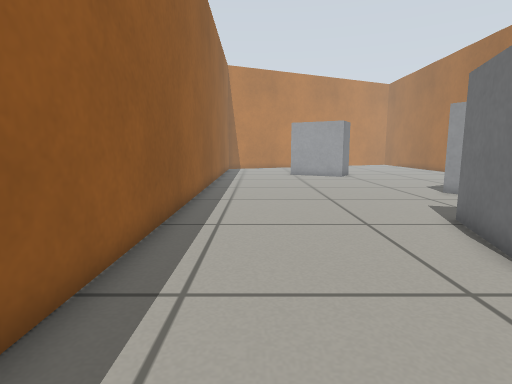
View 1 (above)

18 first-person views from a walk through a world built for the Gazebo simulator. The camera is 0.5 m above the floor, tilts 8° down and sees 80° across. The floor is counted in squares, 0.25 m on a side. Each view is taken from the middle of a square. On the plan, view 1 faces up. The plan holds only what a view shows up to about 17 squares ahead; the rest is blank.

View 2
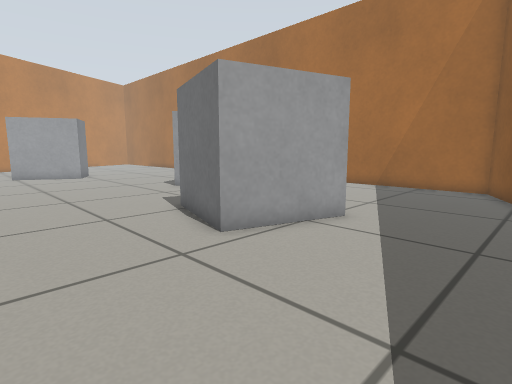

View 3
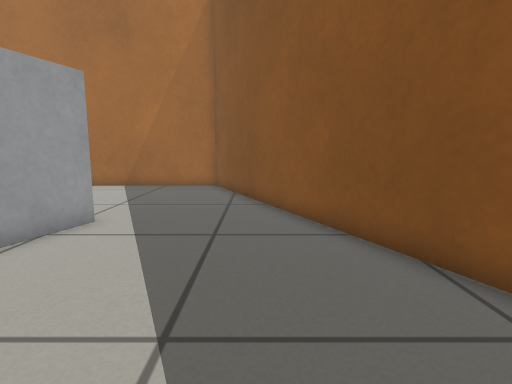

View 4
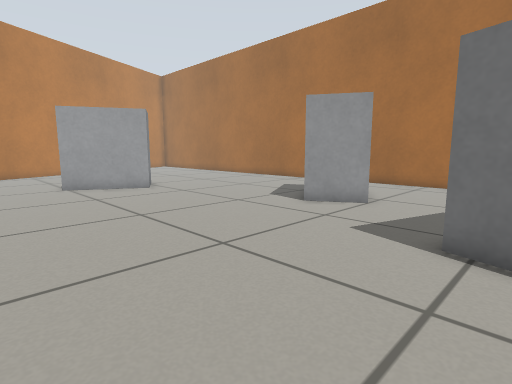

View 5
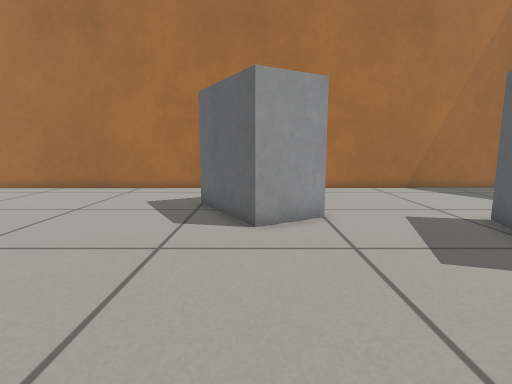

View 6
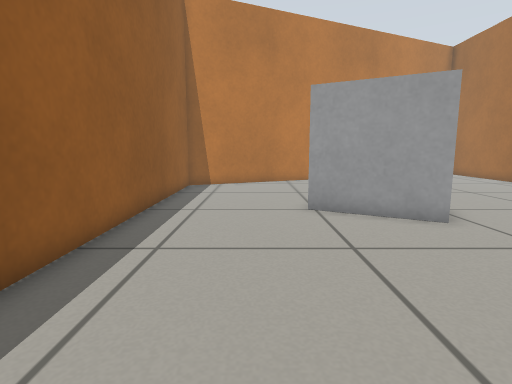

View 7
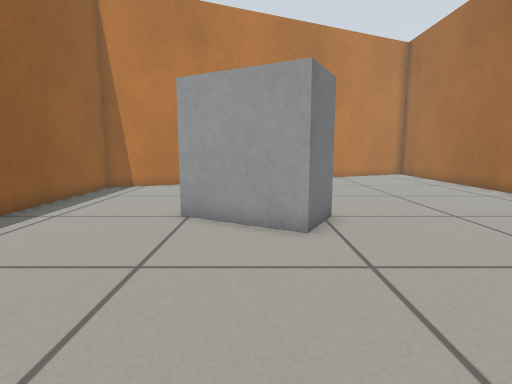

View 8
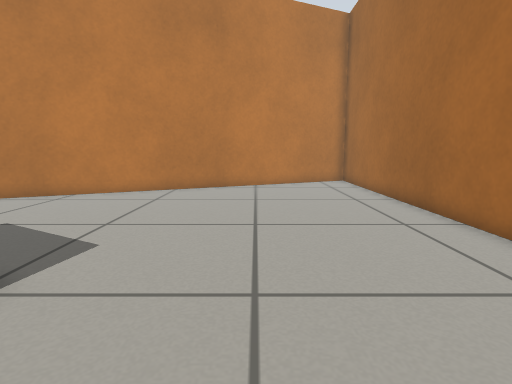

View 9
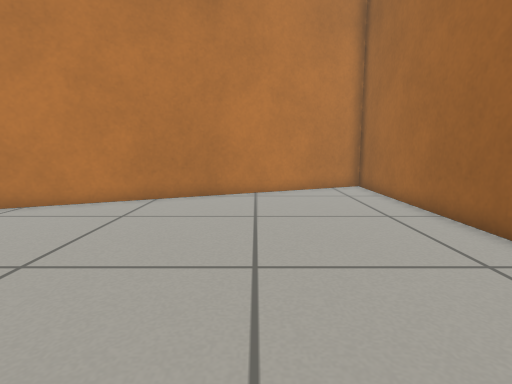

View 10
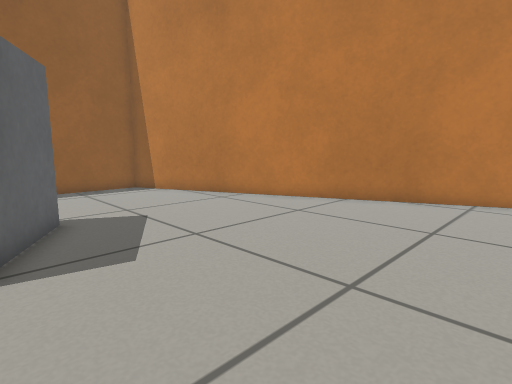

View 11
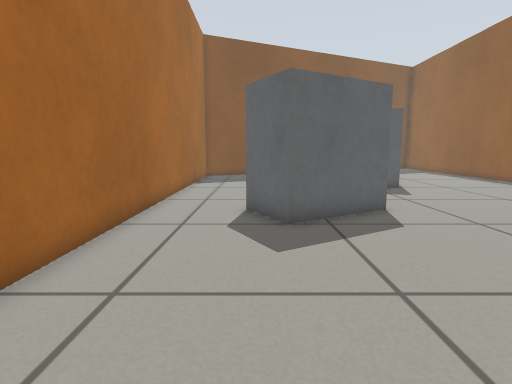

View 12
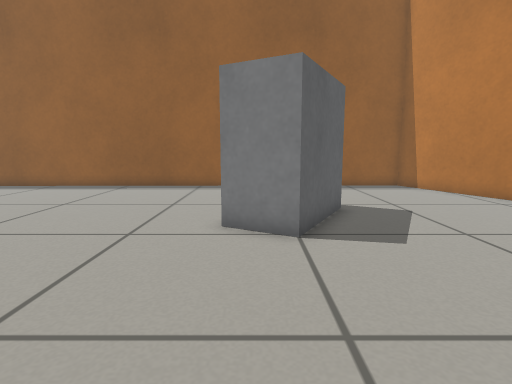

View 13
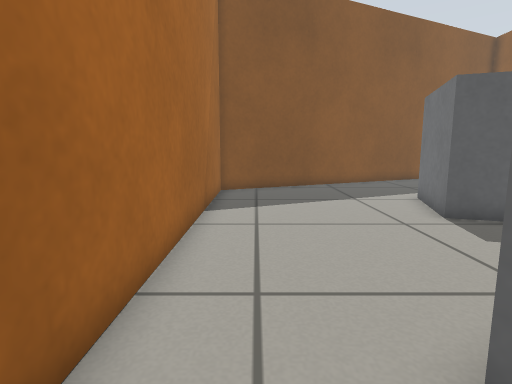

View 14
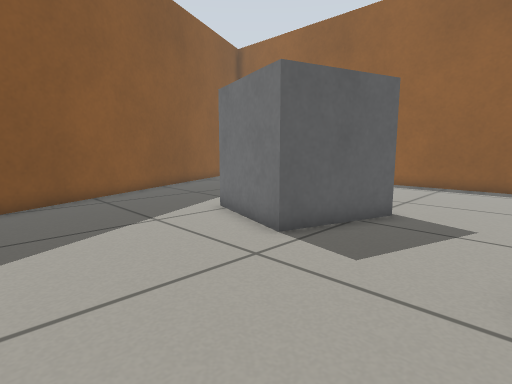

View 15
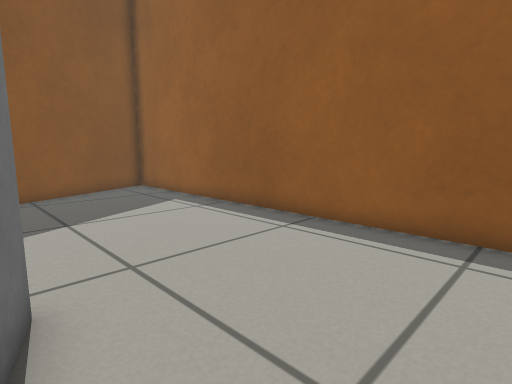

View 16
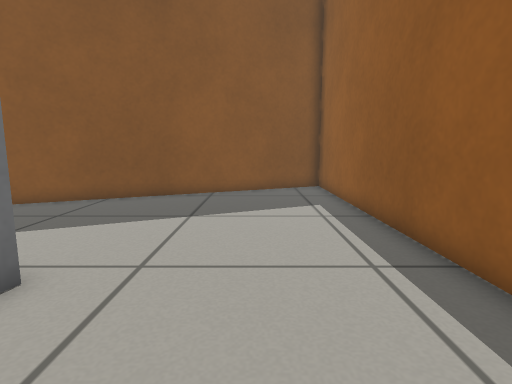

View 17
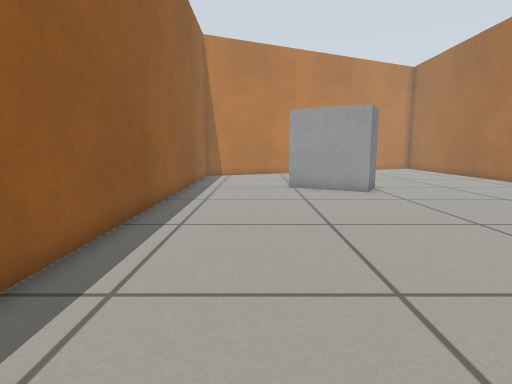

View 18
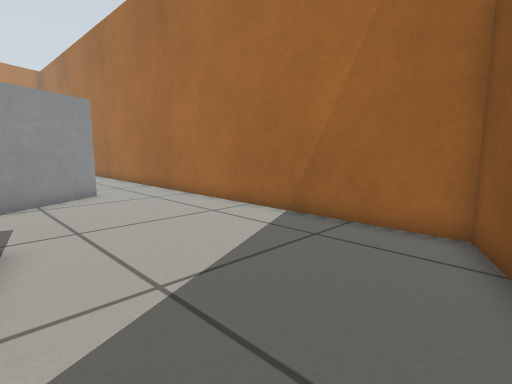

### Floor plan
Key: @ floor where view 1 was taken; # wall or solid block; . floor; B grey box.
Columns run from 3 left of view 1 to 17 right of it. Each row starts with its distance up from view 1.
 39                  ####
 38                ###..#
 37              ###....#
 36           ####......#
 35         ###.........#
 34       ###...........#
 33     ###.............#
 32   ###...............#
 31 ###.................#
 30 #...................#
 29 #...................#
 28 #...................#
 27 #...................#
 26 #......B............#
 25 #.....  BB..........#
 24 #.....BB BB.........#
 23 #......BBBB.........#
 22 #........B..........#
 21 #...................#
 20 #...................#
 19 #...................#
 18 #...................#
 17 #...................#
 16 #..............B....#
 15 #............BBBB...#
 14 #...........BB  B...#
 13 #...........BBBB....#
 12 #............B......#
 11 #...................#
 10 #...................#
  9 #...................#
  8 #.......BBBBB.......#
  7 #.......B   B.......#
  6 #.......B   B.......#
  5 #.......B   B.......#
  4 #.......BBBBB.......#
  3 #...................#
  2 # ..................#
  1 # ................###
  0 # .@............###
 -1 # ............###
 -2 # ..........###
 -3 ##........###
 -4 ##.....####
 -5 ##...###
 -6 ##.###
 -7  ###

Where each view was taken, in squares from view 1:
view 1: 0 up, 0 right, facing up
view 2: 1 down, 0 right, facing up-right
view 3: 1 down, 0 right, facing right
view 4: 7 up, 1 left, facing up-right
view 5: 14 up, 1 right, facing right
view 6: 14 up, 1 right, facing up
view 7: 15 up, 5 right, facing up
view 8: 20 up, 11 right, facing up
view 9: 23 up, 11 right, facing up
view 10: 24 up, 13 right, facing up-left
view 11: 24 up, 13 right, facing down
view 12: 23 up, 14 right, facing left
view 13: 16 up, 15 right, facing down
view 14: 12 up, 15 right, facing down-left
view 15: 9 up, 5 right, facing down-left
view 16: 9 up, 1 right, facing down
view 17: 8 up, 1 right, facing up
view 18: 0 up, 9 right, facing up-right
